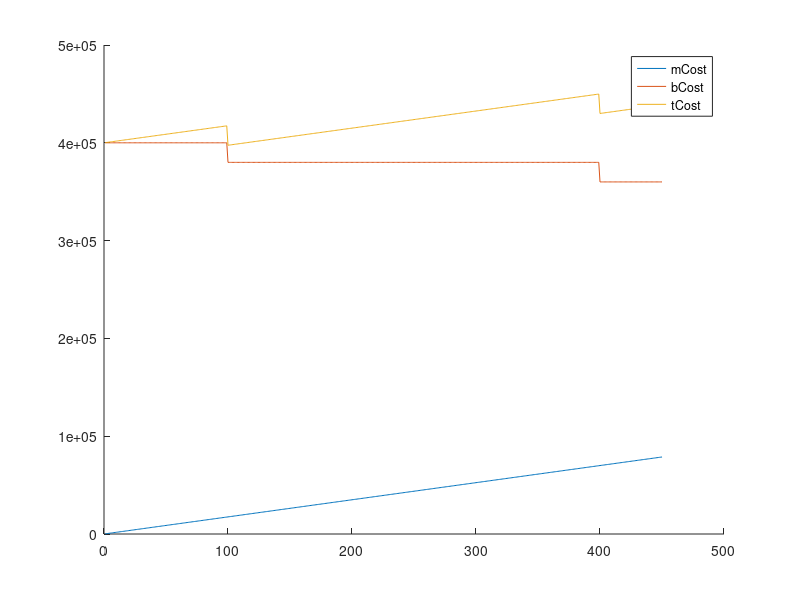

Reproduce this figure in MATLAB. (Note: this script raises an error after producing the figure.)
clear all;
clf;
close all;
clc;

%% Data
stones = 400;
costStone = 1400;
costOrder = 1000;

%% Graph with 25% manteinance cost

N = 450;
Q = zeros(1,N);
mCost = zeros(1,N);
bCost = zeros(1,N);

for q=1:N
    Q(q) = q;
    mCost(q) = 0.25 * costStone * q / 2; 
    
    discount = 0;
    if( q >= 400)
        discount = 0.1;
    elseif( q >= 100)
        discount = 0.05;
    end
    
    bCost(q) = costOrder * (1 - discount) * stones;    
end

hold on;
plot(Q, mCost);
plot(Q, bCost);
tCost = bCost + mCost;
plot(Q, tCost);
legend("mCost", "bCost", "tCost");

[minCost Qstar] = min(tCost);
buyP = (bCost(Qstar)/minCost)*100;
mP = (mCost(Qstar)/minCost)*100;
Tstar = Qstar/stones * 365;

fprintf("Qstar : " + Qstar + "\nTstar: " + Tstar + "\nBuy_percentage: "+ buyP +...
    "\nM_percentage: "+ mP + "\n" );

%% Analiticamente

% tCost(400) = tCost(100)
% cm1 * 1400 * 200 + 1000 * 0.90 * 400 = ...
%     cm1 * 1400 * 50 + 1000 * 0.95 * 400; 
% => cm1 = 0.095

%% Graph with 9.5% mantenaince cost
figure(2);
N = 450;
Q = zeros(1,N);
mCost = zeros(1,N);
bCost = zeros(1,N);

for q=1:N
    Q(q) = q;
    mCost(q) = 0.095 * costStone * q / 2; 
    
    discount = 0;
    if( q >= 400)
        discount = 0.1;
    elseif( q >= 100)
        discount = 0.05;
    end
    
    bCost(q) = costOrder * (1 - discount) * stones;    
end

hold on;
plot(Q, mCost);
plot(Q, bCost);
tCost = bCost + mCost;
plot(Q, tCost);
legend("mCost", "bCost", "tCost");

[minCost Qstar] = min(tCost);

Tstar = Qstar/stones * 365;

fprintf("Qstar : " + Qstar + "\nTstar: " + Tstar + "\n");



